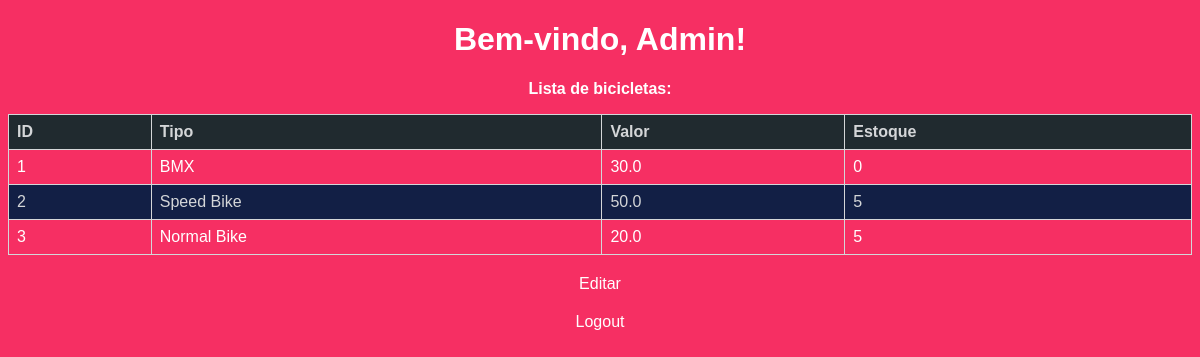
/admin, run on an earlier commit of the app's database.
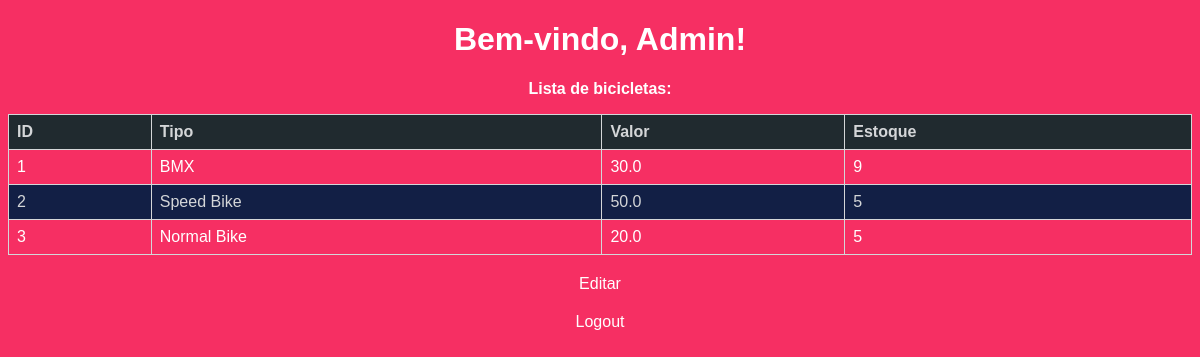
And on a later commit of the database.
### tables this page shows
CREATE TABLE bicicletas
             (id INTEGER PRIMARY KEY,
             tipo TEXT NOT NULL,
             valor REAL NOT NULL,
             estoque INTEGER NOT NULL);

### projeto_conclus-o_python/projeto_conclusao_shift-python-main/app.py (the view)
@app.route('/admin', methods=["POST", "GET"])
def admin():
    conn = sqlite3.connect('Bikes.db')
    c = conn.cursor()
    c.execute('SELECT * FROM bicicletas')
    bicicletas = c.fetchall()
    conn.close()
    return render_template('admin.html', bicicletas=bicicletas)

### projeto_conclus-o_python/projeto_conclusao_shift-python-main/templates/admin.html (shortened to what this page needs)
<!DOCTYPE html>
<html lang="en">
<head>
    <link rel="stylesheet" type="text/css" href="{{ url_for('static', filename='style.css') }}">
</head>
<body>
    {% block content %}
    <h1>Bem-vindo, Admin!</h1>
    <p>Lista de bicicletas:</p>
    <table>
        <thead>
            <tr>
                <th>ID</th>
                <th>Tipo</th>
                <th>Valor</th>
                <th>Estoque</th>
            </tr>
        </thead>
        <tbody>
            {% for bicicleta in bicicletas %}
            <tr>
                <td>{{ bicicleta[0] }}</td>
                <td>{{ bicicleta[1] }}</td>
                <td>{{ bicicleta[2] }}</td>
                <td>{{ bicicleta[3] }}</td>
            </tr>
            {% endfor %}
        </tbody>
    </table>
    {% endblock %}
    <div align="center"><a href="{{ url_for('edicao') }}">Editar</a>
    <a href="{{ url_for('logout') }}">Logout</a></div>
</body>
</html>

### projeto_conclus-o_python/projeto_conclusao_shift-python-main/static/style.css (style rules this page uses)
body { background-color: #F62F63; color:white; font-family: Arial, sans-serif; }
h1, h2, h3, h4, h5, h6 , p { color:white; font-weight: bold; text-align: center; }
table { border-collapse: collapse; margin-bottom: 20px; width: 100%; }
th, td { border: 1px solid #D4D6D8; padding: 8px; text-align: left; }
th { background-color: #202A2F; color: #D4D6D8; }
tbody tr:nth-child(even) { background-color: #121F45; color: #D4D6D8; }
a { color: white; text-decoration: none; display: block; margin-top: 20px; }

What changed in the data, as far as the page shows it:
changed bicicletas "BMX": estoque "0" → "9"
